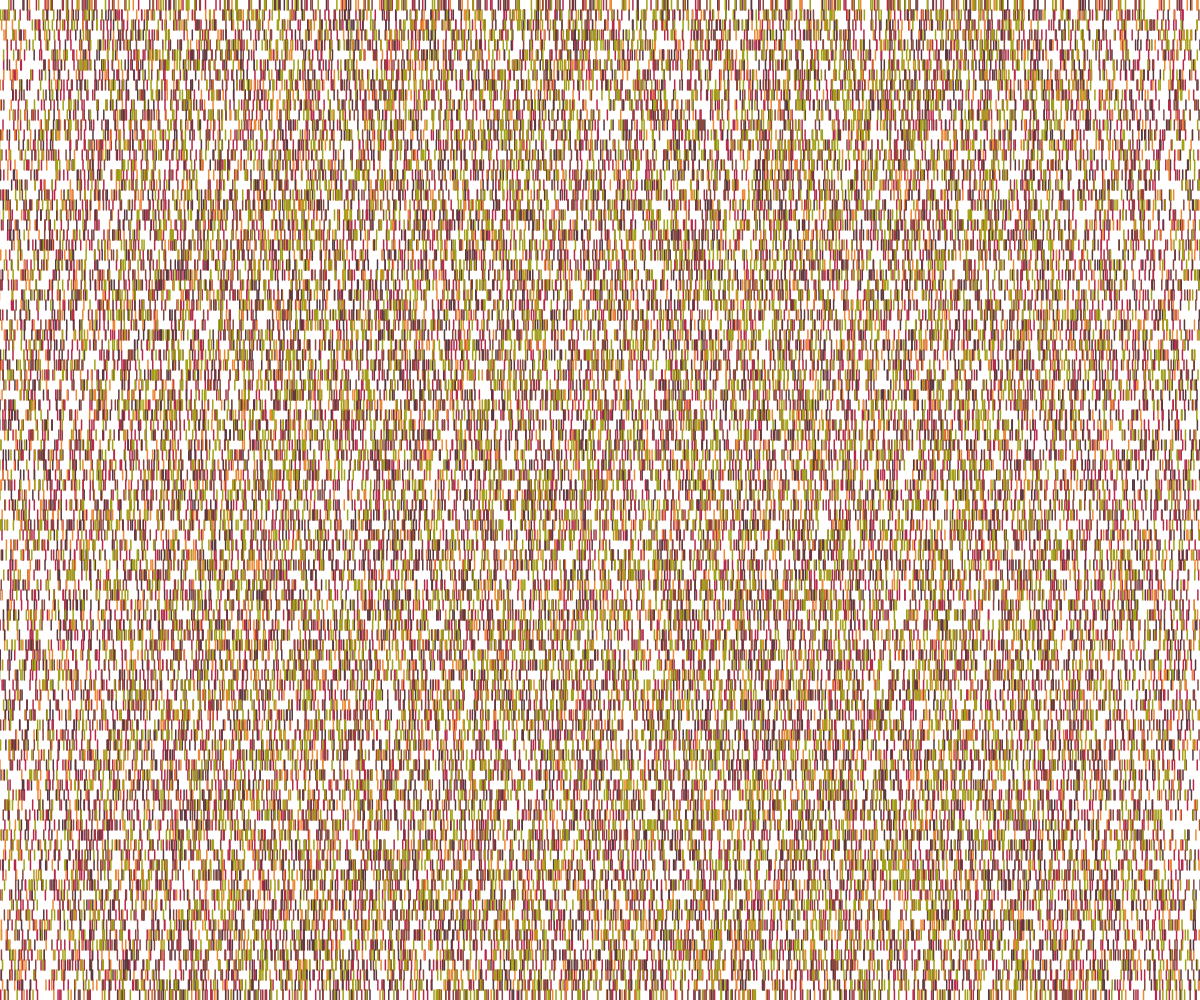
Frame 1 (no input)
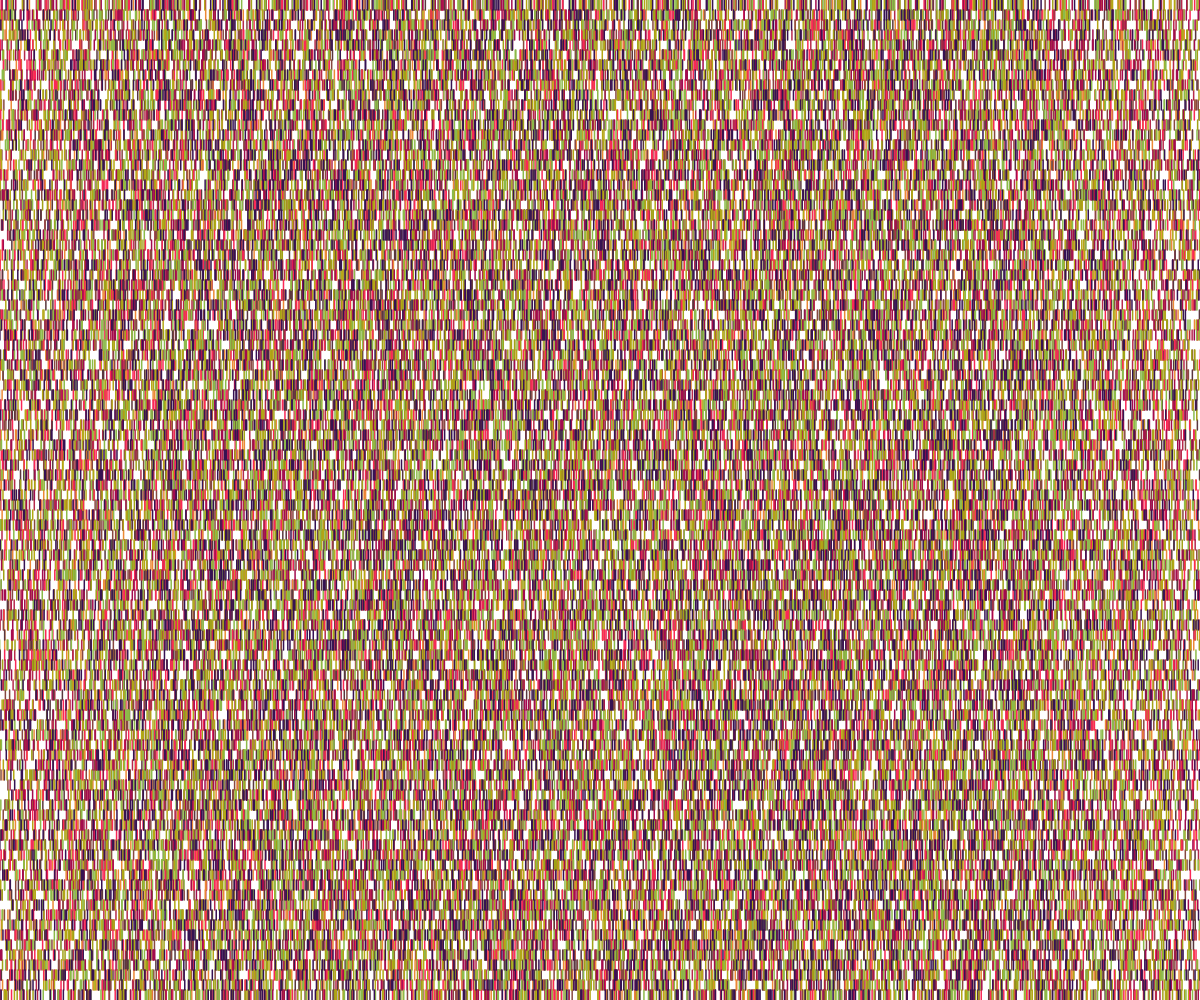
Frame 2 (the mouse pressed at the canvas centre, redrawn once)

The p5.js sketch that drew these frames (run headless with seeded random() and noise() and a simulated clock; the mouse was pressed at the canvas centre and the sketch redrawn once):

// p5.js sketch
// ── sketch.js
let input_data = [5, 200, 30, 200, 40];

function setup() { 
  createCanvas(windowWidth, windowHeight); 
  noLoop();
} 

function draw() { 
  //Set the line gap size 
  let line_gap = 10; 
  //Set the line width 
  let line_width = 1.5; 
  //Set the line color 
  
  for(let i = 0; i<input_data.length; i++){
    stroke(random(255),random(200), random(100));
    //Loop through horizontal lines and draw vertical lines 
    for(let x = line_gap/2; x < width; x += line_gap){ 
      for(let y = line_gap/2; y < height; y += line_gap){ 
        //Generate a random bias factor to distort the line shape 
        let bias = random(-0.5, 0.5)*input_data[i]; 
        
        //Draw the lines 
        line(x + bias*line_gap, y - line_gap/2, x + bias*line_gap, y + line_gap/2); 
        strokeWeight(line_width); 
      } 
    }  
  } 
} 
